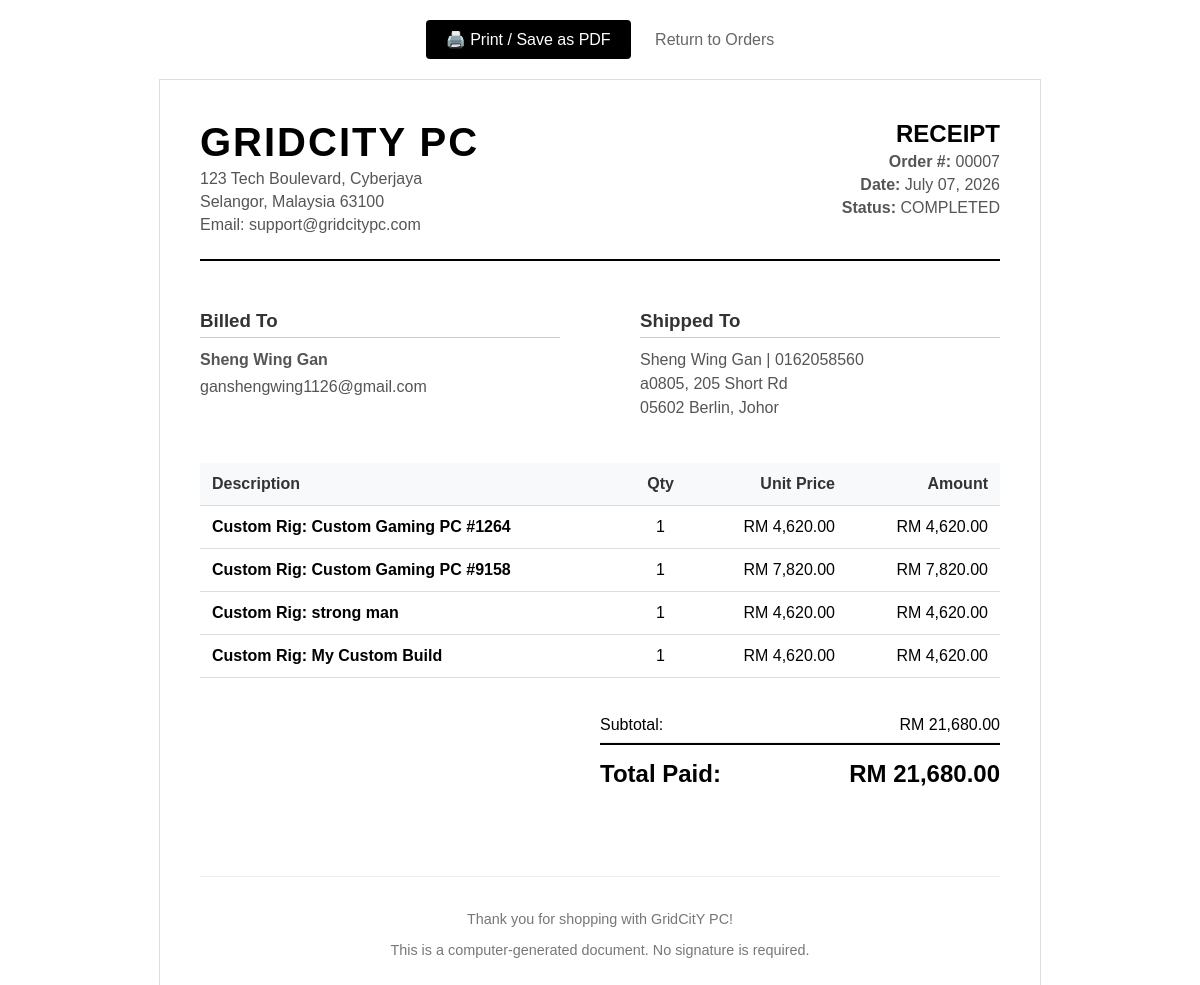
/invoice.php?id=7 (signed in), run on the app's committed database.
### tables this page shows
CREATE TABLE `orders` (
  `order_id` int(11) NOT NULL,
  `order_name` varchar(100) DEFAULT 'My Custom Order',
  `customer_id` int(11) NOT NULL,
  `order_date` datetime DEFAULT current_timestamp(),
  `total_amount` decimal(10,2) NOT NULL,
  `coins_used` int(11) NOT NULL DEFAULT 0,
  `discount_amount` decimal(10,2) NOT NULL DEFAULT 0.00,
  `shipping_address` text NOT NULL,
  `contact_number` varchar(20) DEFAULT NULL,
  `order_status` varchar(20) DEFAULT 'Pending'
);

CREATE TABLE `customers` (
  `customer_id` int(11) NOT NULL,
  `username` varchar(150) DEFAULT NULL,
  `first_name` varchar(50) DEFAULT NULL,
  `last_name` varchar(50) DEFAULT NULL,
  `email` varchar(100) NOT NULL,
  `password` varchar(255) NOT NULL,
  `phone_number` varchar(20) DEFAULT NULL,
  `birthday` date DEFAULT NULL,
  `wallet_balance` decimal(10,2) NOT NULL DEFAULT 0.00,
  `reward_coins` int(11) NOT NULL DEFAULT 0,
  `lifetime_coins` int(11) DEFAULT 0,
  `membership_tier` varchar(20) DEFAULT 'Standard',
  `vip_expiry_date` datetime DEFAULT NULL,
  `auto_renew` tinyint(1) DEFAULT 0,
  `default_shipping_address` text DEFAULT NULL,
  `account_status` varchar(20) DEFAULT 'Active',
  `reset_token` varchar(6) DEFAULT NULL,
  `reset_token_expire` datetime DEFAULT NULL,
  `pref_gamer` int(11) DEFAULT 0,
  `pref_creator` int(11) DEFAULT 0,
  `pref_student` int(11) DEFAULT 0,
  `pref_enthusiast` int(11) DEFAULT 0,
  `created_at` datetime DEFAULT current_timestamp(),
  `status` varchar(50) NOT NULL DEFAULT 'Active',
  `daily_coins_added` int(11) DEFAULT 0,
  `daily_coins_deducted` int(11) DEFAULT 0,
  `last_coin_update` date DEFAULT NULL,
  `last_login` datetime DEFAULT current_timestamp()
);

CREATE TABLE `order_details` (
  `order_detail_id` int(11) NOT NULL,
  `order_id` int(11) NOT NULL,
  `product_id` int(11) DEFAULT NULL,
  `pc_build` int(11) DEFAULT NULL,
  `package_id` int(11) DEFAULT NULL,
  `affiliate_id` int(11) DEFAULT NULL,
  `quantity` int(11) NOT NULL,
  `unit_price` decimal(10,2) NOT NULL,
  `return_status` varchar(50) DEFAULT NULL,
  `return_reason` text DEFAULT NULL,
  `return_image` varchar(255) DEFAULT NULL
);

### invoice.php (the view, shortened to what this page needs)
<?php
require_once 'config.php';
$customer_id = $_SESSION['customer_id'];
$order_id = intval($_GET['id']);
$query = "SELECT o.*, c.username, c.email
          FROM orders o
          JOIN customers c ON o.customer_id = c.customer_id
          WHERE o.order_id = ? AND o.customer_id = ?";
$stmt = $conn->prepare($query);
$stmt->bind_param("ii", $order_id, $customer_id);
$stmt->execute();
$order = $stmt->get_result()->fetch_assoc();
$query_details = "
    SELECT od.*, p.product_name, sb.build_name
    FROM order_details od
    LEFT JOIN products p ON od.product_id = p.product_id
    LEFT JOIN saved_builds sb ON od.pc_build = sb.pc_build
    WHERE od.order_id = ?
";
$stmt_details = $conn->prepare($query_details);
$stmt_details->bind_param("i", $order_id);
$stmt_details->execute();
$details_result = $stmt_details->get_result();
$items = [];
$subtotal = 0;
while ($item = $details_result->fetch_assoc()) {
    $items[] = $item;
    $subtotal += ($item['unit_price'] * $item['quantity']);
}
?>
<!DOCTYPE html>
<html lang="en">
<head>
</head>
<body>
    <div class="action-buttons">
        <button class="btn" onclick="window.print()">🖨️ Print / Save as PDF</button>
        <a href="my_orders.php" style="color: #666; text-decoration: none; margin-left: 20px;">Return to Orders</a>
    </div>
    <div class="invoice-container">
        <div class="header">
            <div>
                <h1>GridCitY PC</h1>
                <p>123 Tech Boulevard, Cyberjaya</p>
                <p>Selangor, Malaysia 63100</p>
                <p>Email: support@gridcitypc.com</p>
            </div>
            <div style="text-align: right;">
                <h2 style="margin: 0; color: #000;">RECEIPT</h2>
                <p><strong>Order #:</strong> <?php echo str_pad($order['order_id'], 5, "0", STR_PAD_LEFT); ?></p>
                <p><strong>Date:</strong> <?php echo date('F d, Y', strtotime($order['order_date'])); ?></p>
                <p><strong>Status:</strong> <?php echo strtoupper($order['order_status']); ?></p>
            </div>
        </div>
        <div class="billing-info">
            <div class="info-box">
                <h3>Billed To</h3>
                <p><strong><?php echo htmlspecialchars($order['username']); ?></strong></p>
                <p><?php echo htmlspecialchars($order['email']); ?></p>
            </div>
            <div class="info-box">
                <h3>Shipped To</h3>
                <p>
                    <?php
                        $clean_address = str_replace(['\r\n', '\n', '\r'], "\n", $order['shipping_address']);
                        echo nl2br(htmlspecialchars($clean_address));
                    ?>
                </p>
            </div>
        </div>
        <table>
            <thead>
                <tr>
                    <th>Description</th>
                    <th style="text-align: center;">Qty</th>
                    <th class="text-right">Unit Price</th>
                    <th class="text-right">Amount</th>
                </tr>
            </thead>
            <tbody>
                <?php foreach ($items as $item): ?>
                <tr>
                    <td>
                        <strong><?php echo htmlspecialchars($item['product_name'] ? $item['product_name'] : "Custom Rig: " . $item['build_name']); ?></strong>
                    </td>
                    <td style="text-align: center;"><?php echo $item['quantity']; ?></td>
                    <td class="text-right">RM <?php echo number_format($item['unit_price'], 2); ?></td>
                    <td class="text-right">RM <?php echo number_format($item['unit_price'] * $item['quantity'], 2); ?></td>
                </tr>
                <?php endforeach; ?>
            </tbody>
        </table>
        <div class="totals">
            <div class="totals-row">
                <span>Subtotal:</span>
                <span>RM <?php echo number_format($subtotal, 2); ?></span>
            </div>
            <div class="totals-row grand-total">
                <span>Total Paid:</span>
                <span>RM <?php echo number_format($order['total_amount'], 2); ?></span>
            </div>
        </div>
        <div style="margin-top: 80px; text-align: center; color: #777; font-size: 0.9rem; border-top: 1px solid #eee; padding-top: 20px;">
            <p>Thank you for shopping with GridCitY PC!</p>
            <p>This is a computer-generated document. No signature is required.</p>
        </div>
    </div>
</body>
</html>

### invoice.php (style rules this page uses)
body { font-family: 'Arial', sans-serif; background: #fff; color: #000; margin: 0; padding: 20px; }
.invoice-container { max-width: 800px; margin: 0 auto; padding: 40px; border: 1px solid #ddd; }
.header { display: flex; justify-content: space-between; border-bottom: 2px solid #000; padding-bottom: 20px; margin-bottom: 30px; }
.header h1 { margin: 0; color: #000; font-size: 2.5rem; text-transform: uppercase; letter-spacing: 2px; }
.header p { margin: 5px 0; color: #555; }
.billing-info { display: flex; justify-content: space-between; margin-bottom: 40px; }
.info-box { width: 45%; }
.info-box h3 { border-bottom: 1px solid #ccc; padding-bottom: 5px; margin-bottom: 10px; color: #333; }
.info-box p { margin: 3px 0; line-height: 1.5; color: #555; }
table { width: 100%; border-collapse: collapse; margin-bottom: 30px; }
th, td { padding: 12px; text-align: left; border-bottom: 1px solid #ddd; }
th { background-color: #f8f9fa; font-weight: bold; color: #333; }
td.text-right, th.text-right { text-align: right; }
.totals { width: 50%; float: right; }
.totals-row { display: flex; justify-content: space-between; padding: 8px 0; border-bottom: 1px solid #eee; }
.totals-row.grand-total { font-size: 1.5rem; font-weight: bold; color: #000; border-bottom: none; border-top: 2px solid #000; padding-top: 15px; }
.action-buttons { text-align: center; margin-bottom: 20px; }
.btn { padding: 10px 20px; background: #000; color: #fff; text-decoration: none; border: none; cursor: pointer; font-size: 1rem; border-radius: 4px; }

### data on the page
orders: order_id "00007", order_date "July 07, 2026", order_status "COMPLETED", customer.username "Sheng Wing Gan", customer.email "ganshengwing1126@gmail.com", shipping_address "Sheng Wing Gan | 0162058560 a0805, 205 Short Rd 05602 Berlin, Johor", total_amount "21,680.00"
order_details: build_name "Custom Rig: Custom Gaming PC #1264", quantity "1", unit_price "4,620.00", $item['unit_price'] * $item['quantity'] "4,620.00"
order_details: build_name "Custom Rig: Custom Gaming PC #9158", quantity "1", unit_price "7,820.00", $item['unit_price'] * $item['quantity'] "7,820.00"
order_details: build_name "Custom Rig: strong man", quantity "1", unit_price "4,620.00", $item['unit_price'] * $item['quantity'] "4,620.00"
order_details: build_name "Custom Rig: My Custom Build", quantity "1", unit_price "4,620.00", $item['unit_price'] * $item['quantity'] "4,620.00"

### other printed values
$subtotal "21,680.00"
